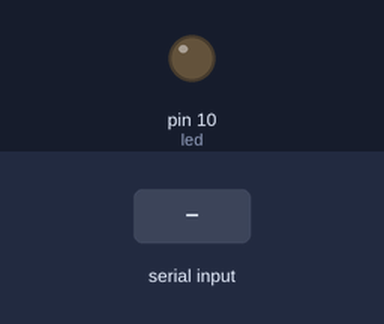
The sketch below on a simulated Arduino Uno, built with avr-gcc and run on an emulated ATmega328P. On the bench: output pins drawn as LEDs (lit = HIGH). The inputs (shaded band) are chosen by the test bench.

Above: at 1.2 s.
1.3 s: "L" received over Serial
At 1.9 s:
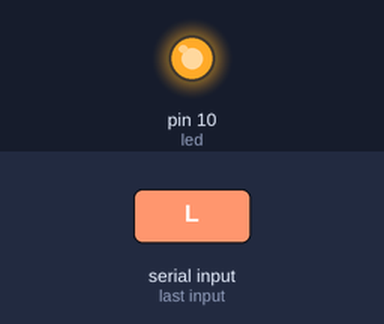
2.8 s: "D" received over Serial
At 4.2 s:
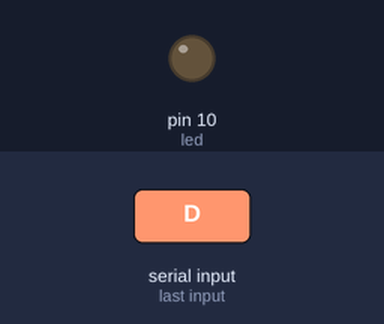
Timing chart, 0 to 5.8 s (numbered marks = the images above; inputs shaded):
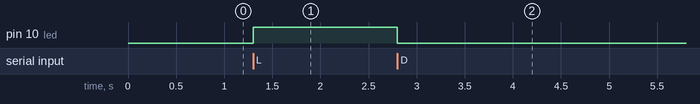

The sketch:

automacao_led.ino
```cpp
char cmd;                     //Define a variável dos comandos seriais
int led = 10;

void setup() {
  Serial.begin(9600);         //Inicia o Monitor Serial
  pinMode(led, OUTPUT);         //Define o pino como saída
  digitalWrite(led, LOW);
}

void loop() {
  cmd = Serial.read();        //Realiza a leitura do serial
  if (cmd == 'L') {           //Se o comando for "l", liga o led
    digitalWrite(led, HIGH);
  }

  else if (cmd == 'D') {      //Se o comando for "d", desliga o led
    digitalWrite(led, LOW);
  }
}
```

Measured:
- after the input at 1.3 s, pin 10 (led): LOW → HIGH at once
- after the input at 2.8 s, pin 10 (led): HIGH → LOW at once
